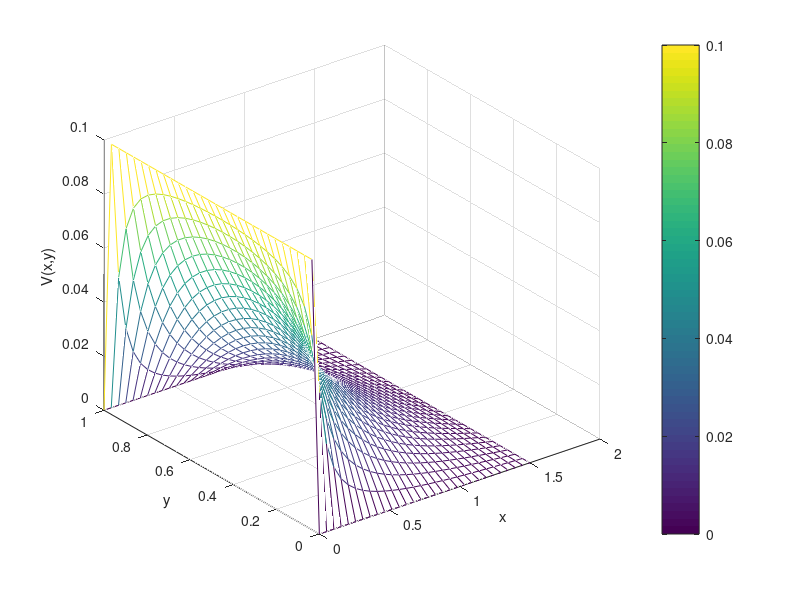

Write MATLAB code to recreate this figure.
%% Daniel King 100921117, Part 1
% This is the solution of potential for 2D region. Analytic
% solution is tended towards as number of points increases. With infinite
% pts, solution is smooth and analytic solution is obtained. Due to
% computational limits, only so many pts can be used. The analytic series
% should be stopped when a relative difference between additional series
% pts becomes sufficiently small. There is no sense continuing the series
% when additional series terms barely change the potential. Numerical solution is
% beneficial because it is very quick and easy to obtain. If one desires
% quick results without tedious analytic derivation, numerical approach is
% desireable. Analytic approach is useful for obtaining physical insight
% into a problem. Much physics can be learned from analytic derivation. It
% can be very difficult and time consuming to find an analytic solution
% however.

clear
clf

nx = 30; %no of x points
ny = 30; %no of y points
Lx = 1.5; %length of x
Ly = 1; %length of y

x = linspace(0,Lx,nx); %x points
y = linspace(0,Ly,ny); %y points

G = zeros(nx*ny,nx*ny); %initialize G matrix
B = zeros(1,nx*ny); %initialize B matrix

%interior pts G and B matrix coefficients (avg of neighbours)
for i=2:nx-1
   for j=2:ny-1
        n = i + (j-1)*nx;
        G(n,n) = -4;
        G(n,n-1) = 1;
        G(n,n+1) = 1;
        G(n,n-nx) = 1;
        G(n,n+nx) = 1;
        B(n,1) = 0;
   end
end

i=1;
for j=1:ny   %left bc
   n = i + (j-1)*nx;
   G(n,n) = 1;
   B(1,n) = 0.1;
end

i=nx;
for j=1:ny  %right bc
   n = i + (j-1)*nx;
   G(n,n) = 1;
   B(1,n) = 0;
end

j=1;
for i=1:nx  %bottom bc
   n = i + (j-1)*nx;
   G(n,n) = 1;
   B(1,n) = 0;
end

j=ny;
for i=1:nx  %top bc
   n = i + (j-1)*nx;
   G(n,n) = 1;
   B(1,n) = 0;
end

V1D = G\B'; %solution of potential in 1D form

for i=1:nx
   for j=1:ny
       n = i + (j-1)*nx;
       V2D(i,j) = V1D(n); %convert potential into 2D for plot
   end
end

mesh(x,y,V2D')
xlabel('x')
ylabel('y')
zlabel('V(x,y)')
colorbar;
caxis([min(min(V2D)),  max(max(V2D))]);